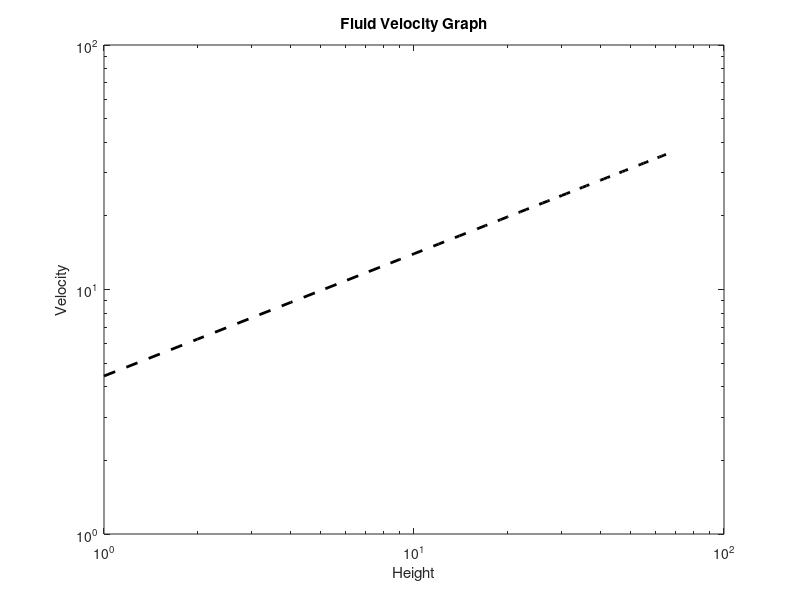

The MATLAB script that drew this image:
h = 1:65;
v = sqrt(2*9.8*h);
loglog(h,v,'k--','Linewidth',2)
title('Fluid Velocity Graph');
xlabel('Height');
ylabel('Velocity');